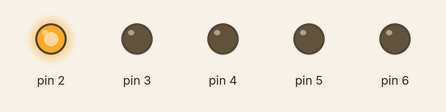
Simulated run of this sketch. Board: Arduino Uno, built with avr-gcc and run on an emulated ATmega328P. On the bench: output pins drawn as LEDs (lit = HIGH).

Above: at 0.2 s.
At 2.2 s:
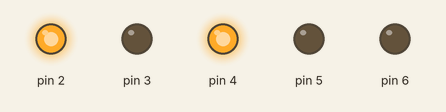
At 4.2 s:
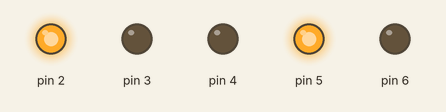
At 8.7 s:
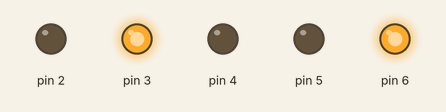
At 12.7 s:
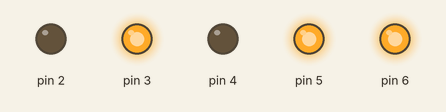
At 17.2 s:
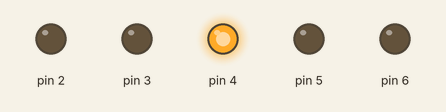
Timing chart, 0 to 17.8 s (numbered marks = the images above):
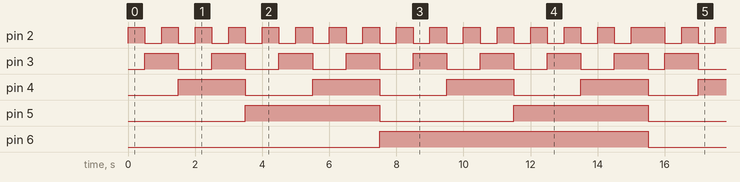

Measured:
- by itself, pin 3: repeats every 15.5 s: 7 × (LOW 1.0 s, HIGH 1.0 s), LOW 0.50 s, HIGH 1.0 s
- by itself, pin 4: repeats every 15.5 s: 3 × (LOW 2.0 s, HIGH 2.0 s), LOW 1.5 s, HIGH 2.0 s
- by itself, pin 5: alternates HIGH for 4.0 s and LOW for 3.8 s
- by itself, pin 6: alternates HIGH for 8.0 s and LOW for 7.5 s
- by itself, pin 2: goes 15 × (HIGH 0.50 s, LOW 0.50 s), HIGH 1.0 s, 14 × (LOW 0.50 s, HIGH 0.50 s), LOW 0.50 s, HIGH 1.0 s, 8 × (LOW 0.50 s, HIGH 0.50 s), then LOW

The sketch:

code.ino
```cpp
// C code
//
int VALUE = 0; // Current value
int INCREMENT_VALUE = 1;
int WAIT_TIME = 500;


void setup()
{
  // Pin Setups
  pinMode(2, OUTPUT);
  pinMode(3, OUTPUT);
  pinMode(4, OUTPUT);
  pinMode(5, OUTPUT);
  pinMode(6, OUTPUT);
}
// Checks Leds according to given Led number and status
void checkLed(int pinNum, bool status){
  if(pinNum==0){
    digitalWrite(2,status);
  }else if(pinNum==1){
    digitalWrite(3, status);
  }else if(pinNum==2){
    digitalWrite(4,status);
  }else if(pinNum==3){
    digitalWrite(5,status);
  }else if(pinNum==4){
    digitalWrite(6,status);
  }
}

// Bit read function takes the value and makes AND operation
// 0 is the LSB if after operation value is 1 return true otherwise return false
bool readBit(int value, int bitIndex) {
    return (value & (1 << bitIndex)) != 0;
}

void loop()
{
  // First increment current value
  VALUE += INCREMENT_VALUE;
  // Check if the value equal or bigger than 32
  if(VALUE>32){
    VALUE = VALUE-32;
  }else if(VALUE==32){
    VALUE = 1;
  }
  // Check and Read bits of the value
  for(int i=4; i>=0; i--)
  {
    // If the bit is 1 return true
    bool m = readBit(VALUE, i);
    // Send pin number and status
    checkLed(i,m);
  }
  delay(WAIT_TIME);
}
```
